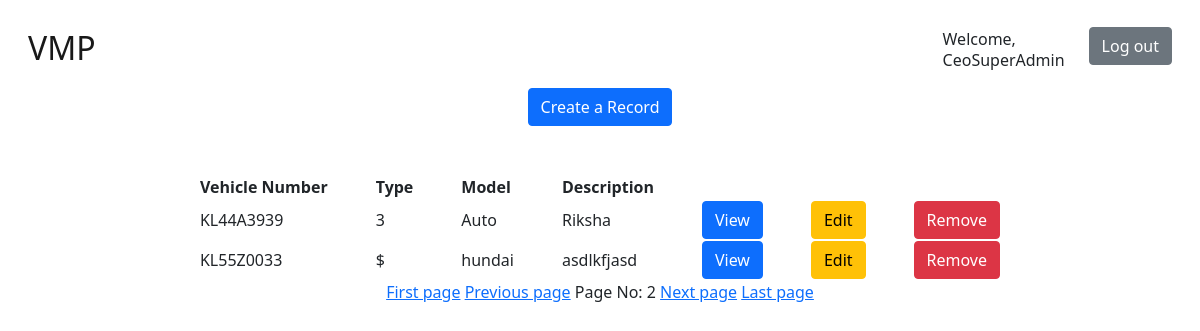
/home/?page=2 (signed in), run on an earlier commit of the app's database.
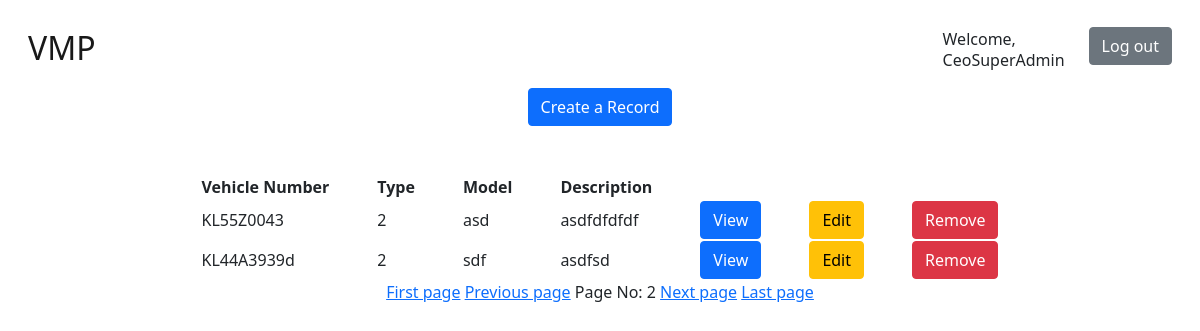
And on a later commit of the database.
### basic/models.py (models this page shows, shortened)
class Vehicle(models.Model):
    alpha_numeric = RegexValidator(r'^[0-9a-zA-Z]*$', "Please enter only alphanumeric characters")
    types = (
        ('2','Two Wheeler'),
        ('3','Three Wheeler'),
        ('4','Four Wheeler')
    )
    number = models.CharField(max_length=50, blank=False, validators=[alpha_numeric], unique=True)
    v_type = models.CharField(max_length=1, choices=types)
    model = models.CharField(max_length=100)
    desc = models.TextField()

### basic/views.py (the view)
# urls.py: path('home/', views.homeView.as_view()   , name='home_page'),     # Home page
class homeView(LoginRequiredMixin, ListView):
    model = Vehicle
    template_name = 'basic/home.html'
    def get_context_data(self):
        context = {}
        objects = Vehicle.objects.all().order_by('id')
        page_obj = Paginator(objects, 2)
        page = self.request.GET.get('page')
        context['objects'] = page_obj.get_page(page)
        return context

### basic/templates/basic/home.html (shortened to what this page needs)
{% extends 'basic/base.html' %}
{% block content %}
    <div>
        <div class="row justify-content-center">
            <a href="{% url 'create' %}" class="col-auto">
                <button class="btn btn-primary">Create a Record</button>
            </a>
        </div>
        <center>
            <table class="mt-5">
                <thead>
                    <th class="px-4">Vehicle Number</th>
                    <th class="px-4">Type</th>
                    <th class="px-4">Model</th>
                    <th class="px-4">Description</th>
                </thead>
                <tbody>
                    {% for obj in objects %}
                        <tr>
                            <td class="px-4">{{obj.number}}</td>
                            <td class="px-4">{{obj.v_type}}</td>
                            <td class="px-4">{{obj.model}}</td>
                            <td class="px-4">{{obj.desc}}</td>
                            <td class="px-4">
                                <a href="{% url 'detail' obj.id %}">
                                    <button class="btn btn-primary"> View</button>
                                </a>
                            </td>
                            <td class="px-4">
                                <a href="{% url 'edit' obj.id %}">
                                    <button class="btn btn-warning"> Edit</button>
                                </a>
                            </td>
                            <td class="px-4">
                                <form action="{% url 'delete' obj.id %}" method="post">
                                    <button
                                        class="btn btn-danger"
                                        type="submit"
                                        value="DELETE"
                                        onclick="alert('Are you sure?');"
                                    >
                                        Remove
                                    </button>
                                </form>
                            </td>
                        </tr>
                    {% endfor %}
                </tbody>
            </table>
            {% if objects.has_previous %}
                <a href="?page=1">First page</a>
                <a href="?page={{ objects.previous_page_number }}">Previous page</a>
            {% endif %}
            Page No: {{objects.number}}
            {% if objects.has_next %}
                <a href="?page={{ objects.next_page_number }}">Next page</a>
                <a href="?page={{ objects.paginator.num_pages }}">Last page</a>
            {% endif %}
        </center>
{% endblock %}

### basic/templates/basic/base.html (shortened to what this page needs)
<!DOCTYPE html>
<html lang="en">
<head>
    <link href="https://cdn.jsdelivr.net/npm/bootstrap@5.0.2/dist/css/bootstrap.min.css" rel="stylesheet">
</head>
<body class="p-3 bg-blank">
    <nav class="navbar navbar-light ">
        <div class="container-fluid">
            <a class="navbar-brand" href="{% url 'home_page' %}"><h2>VMP</h2></a>
            {% if user.username %}
            <div class="row">
                <span class="col-auto">
                Welcome, <h6>{{user.username}}</h6>
                </span>
                <a href="{% url 'logout' %}" class="col-auto">
                    <button class="btn btn-secondary">Log out</button>
                </a>
            </div>
            {% endif %}
        </div>
      </nav>
    {% block content %}
    {% endblock content %}
</body>
</html>

What changed in the data, as far as the page shows it:
removed Vehicle: number "KL44A3939", v_type "3", model "Auto", desc "Riksha"
removed Vehicle: number "KL55Z0033", v_type "$", model "hundai", desc "asdlkfjasd"
added Vehicle: number "KL55Z0043", v_type "2", model "asd", desc "asdfdfdfdf"
added Vehicle: number "KL44A3939d", v_type "2", model "sdf", desc "asdfsd"
